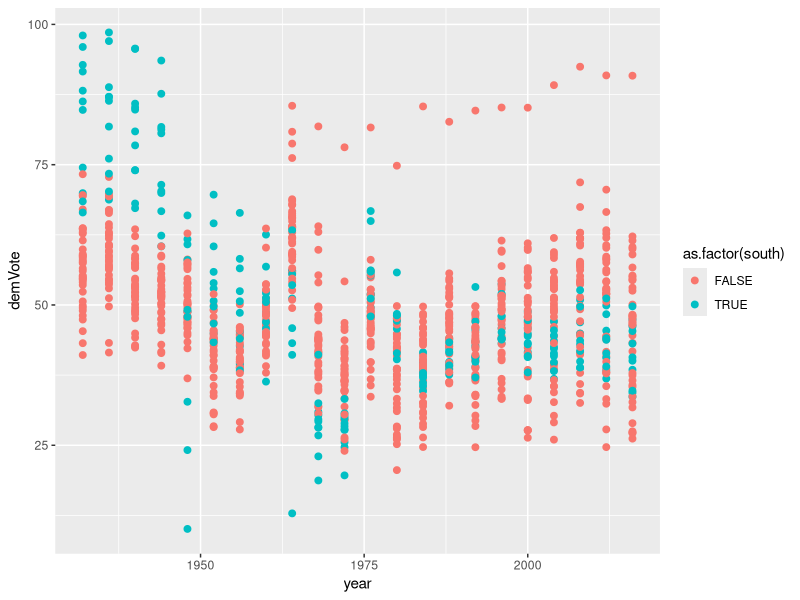
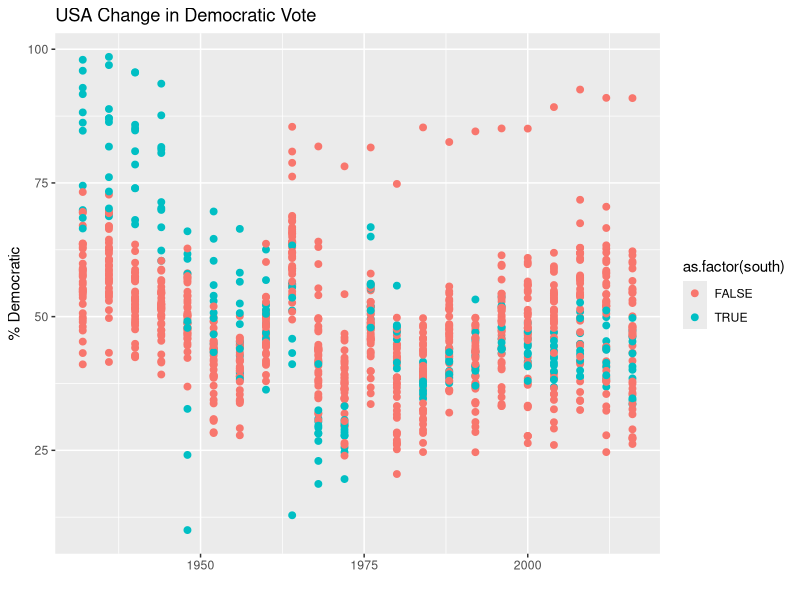
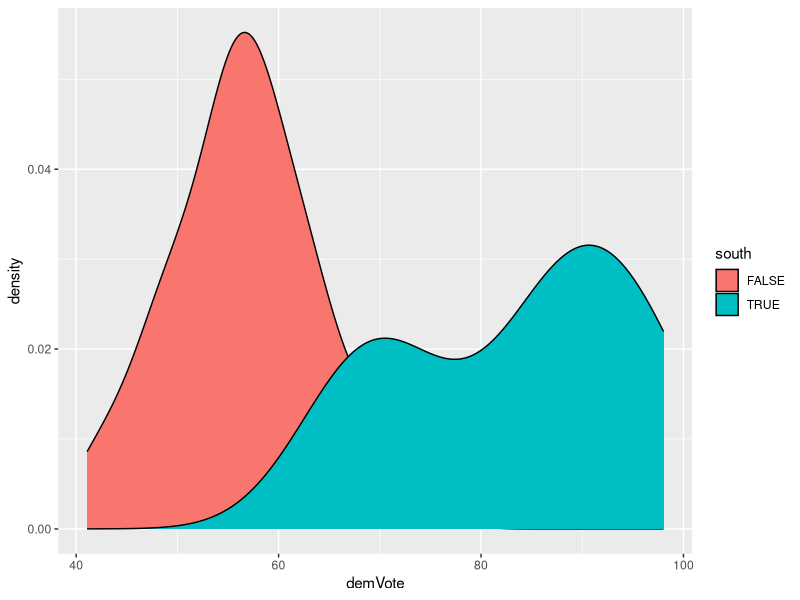

Write the R code that produced these figures, in order.
## ---- chunk 1
# This is a good place to put libraries required for using the ggplot function
knitr::opts_chunk$set(echo = TRUE)
library(tidyverse) #Loads the tidyverse package for ggplot
library(pscl) #Loads the pscl package for the dataset
library(gridExtra) #Allows us to combine ggplots into a nice layout

## ---- chunk 2
PE=presidentialElections
## ---- chunk 3
p1<-ggplot(data=PE) +
  geom_point(aes(x=year,y=demVote,color=as.factor(south)),size=2)
p1
## ---- chunk 4
p2<-p1+xlab("")+ylab("% Democratic")+ggtitle("USA Change in Democratic Vote")
p2
## ---- chunk 5
p1<-ggplot(data=PE[PE$year==1932,]) +
      geom_density(aes(x=demVote,fill=south))
p1
